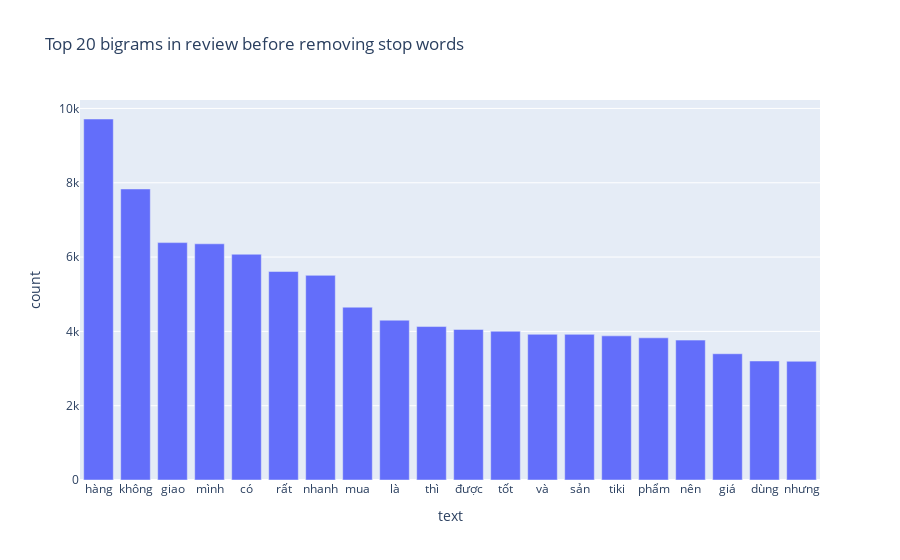

The notebook cell this image was saved under:
### Code cell
df_plot1 = df3.groupby('text')['count'].sum().sort_values(ascending=False).head(20)
df_plot1 = df_plot1.reset_index()

fig4 = px.bar(df_plot, x='text', y='count', title='Top 20 bigrams in review before removing stop words')
fig4.show()

### Figure 1 — Plotly figure (JSON) as saved in the notebook; plotly's stock layout.template omitted (floating-point values rounded to 4 significant figures)
{"data": [{"hovertemplate": "text=%{x}<br>count=%{y}<extra></extra>", "legendgroup": "", "marker": {"color": "#636efa", "pattern": {"shape": ""}}, "name": "", "orientation": "v", "showlegend": false, "textposition": "auto", "type": "bar", "x": ["hàng", "không", "giao", "mình", "có", "rất", "nhanh", "mua", "là", "thì", "được", "tốt", "và", "sản", "tiki", "phẩm", "nên", "giá", "dùng", "nhưng"], "xaxis": "x", "y": [9716, 7833, 6389, 6357, 6076, 5611, 5508, 4651, 4301, 4130, 4052, 4004, 3921, 3920, 3879, 3826, 3765, 3398, 3203, 3195], "yaxis": "y"}], "layout": {"barmode": "relative", "legend": {"tracegroupgap": 0}, "title": {"text": "Top 20 bigrams in review before removing stop words"}, "xaxis": {"anchor": "y", "domain": [0, 1], "title": {"text": "text"}}, "yaxis": {"anchor": "x", "domain": [0, 1], "title": {"text": "count"}}}}
